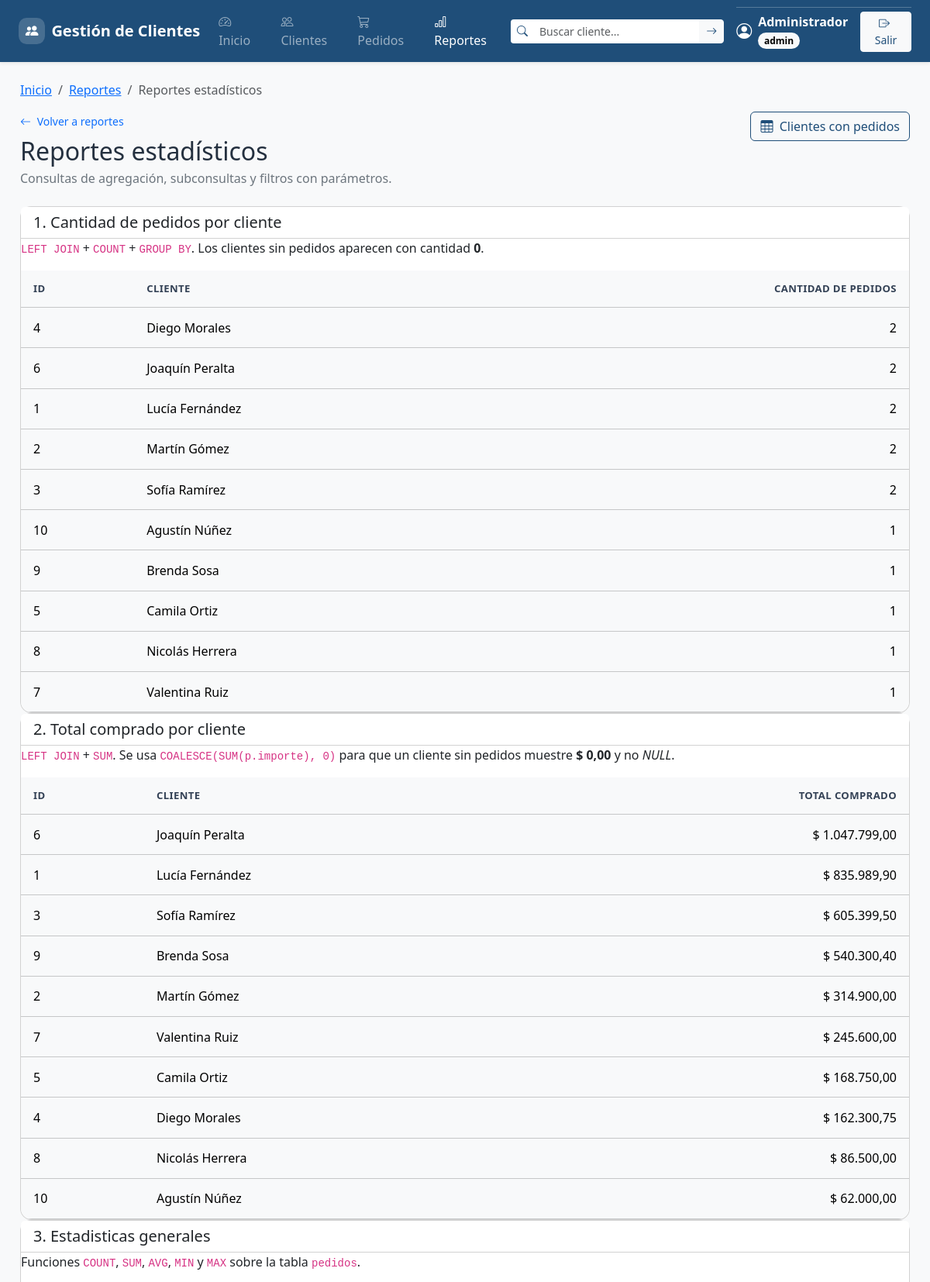
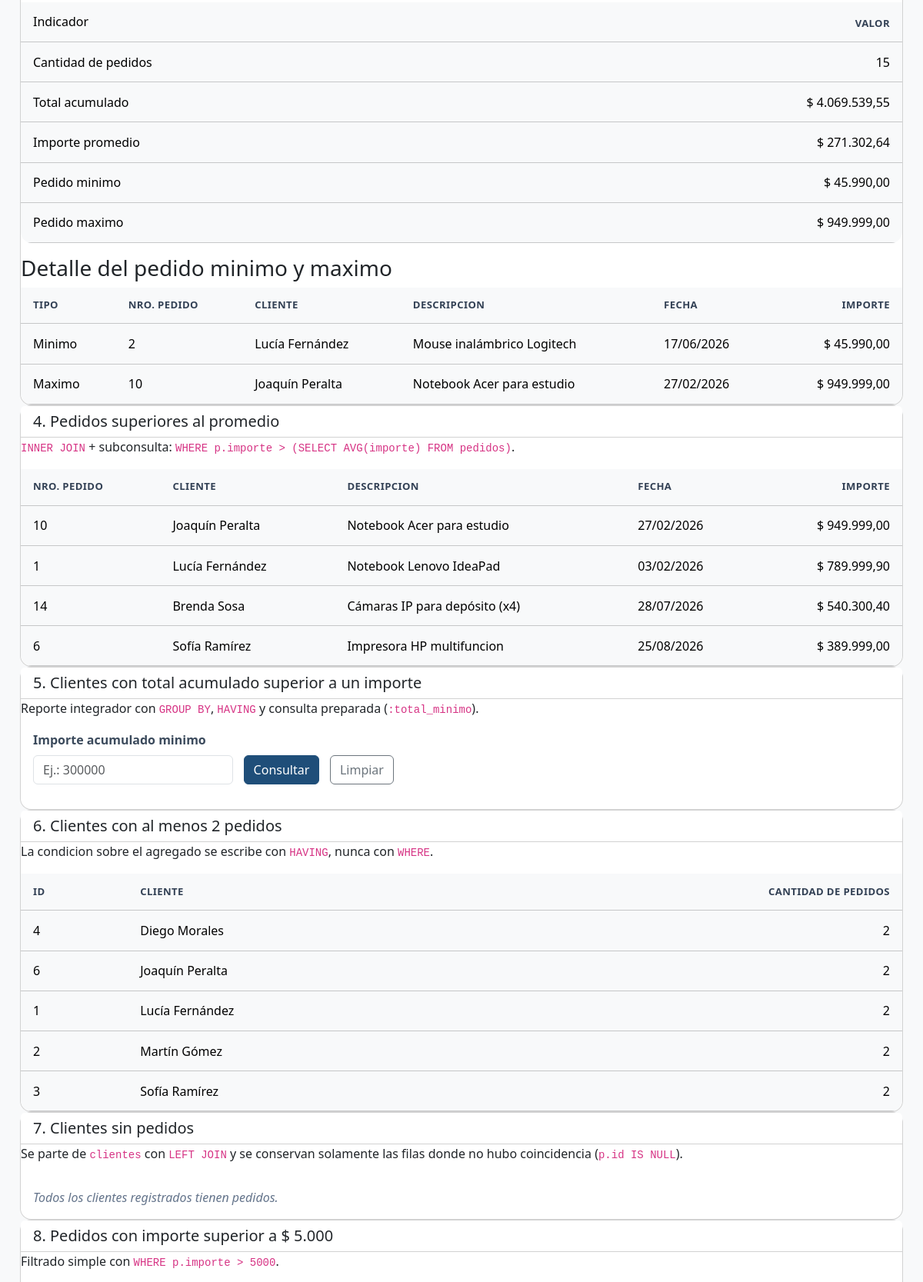
The app's page /reportes.php (signed in, upper part) with its own data (2 pictures, top to bottom).
### tables this page shows
CREATE TABLE `clientes` (
  `id` int(11) NOT NULL,
  `nombre` varchar(80) NOT NULL,
  `email` varchar(120) NOT NULL,
  `telefono` varchar(30) DEFAULT NULL,
  `ciudad` varchar(60) DEFAULT NULL,
  `fecha_alta` date NOT NULL
);

CREATE TABLE `pedidos` (
  `id` int(11) NOT NULL,
  `cliente_id` int(11) NOT NULL,
  `descripcion` varchar(150) NOT NULL,
  `importe` decimal(10,2) NOT NULL,
  `fecha_pedido` date NOT NULL
);

### reportes.php (the view, shortened to what the rows shown need)
<?php
require_once __DIR__ . "/includes/funciones.php";
$conexion = obtener_conexion();
function formatear_importe($valor): string
{
    return '$ ' . number_format((float) $valor, 2, ',', '.');
}
function formatear_fecha(?string $fecha): string
{
    $marca = strtotime($fecha);
    return $marca === false ? $fecha : date('d/m/Y', $marca);
}
$sql1 = "SELECT c.id,
                 c.nombre,
                 COUNT(p.id) AS cantidad_pedidos
          FROM clientes c
          LEFT JOIN pedidos p ON c.id = p.cliente_id
          GROUP BY c.id, c.nombre
          ORDER BY cantidad_pedidos DESC, c.nombre ASC";
$reporte1 = $conexion->query($sql1)->fetchAll();
$sql2 = "SELECT c.id,
                 c.nombre,
                 COALESCE(SUM(p.importe), 0) AS total_compras
          FROM clientes c
          LEFT JOIN pedidos p ON c.id = p.cliente_id
          GROUP BY c.id, c.nombre
          ORDER BY total_compras DESC, c.nombre ASC";
$reporte2 = $conexion->query($sql2)->fetchAll();
$sqlPedidoMinimo = "SELECT p.id,
                           c.nombre,
                           p.descripcion,
                           p.fecha_pedido,
                           p.importe
                    FROM pedidos p
                    INNER JOIN clientes c ON c.id = p.cliente_id
                    ORDER BY p.importe ASC, p.id ASC
                    LIMIT 1";
$pedidoMinimo = $conexion->query($sqlPedidoMinimo)->fetch() ?: null;
$sqlPedidoMaximo = "SELECT p.id,
                           c.nombre,
                           p.descripcion,
                           p.fecha_pedido,
                           p.importe
                    FROM pedidos p
                    INNER JOIN clientes c ON c.id = p.cliente_id
                    ORDER BY p.importe DESC, p.id ASC
                    LIMIT 1";
$pedidoMaximo = $conexion->query($sqlPedidoMaximo)->fetch() ?: null;
$sql4 = "SELECT p.id,
                 c.nombre,
                 p.descripcion,
                 p.fecha_pedido,
                 p.importe
          FROM pedidos p
          INNER JOIN clientes c ON c.id = p.cliente_id
          WHERE p.importe > (SELECT AVG(importe) FROM pedidos)
          ORDER BY p.importe DESC";
$reporte4 = $conexion->query($sql4)->fetchAll();
$sql6 = "SELECT c.id,
                 c.nombre,
                 COUNT(p.id) AS cantidad_pedidos
          FROM clientes c
          INNER JOIN pedidos p ON p.cliente_id = c.id
          GROUP BY c.id, c.nombre
          HAVING COUNT(p.id) >= 2
          ORDER BY cantidad_pedidos DESC, c.nombre ASC";
$reporte6 = $conexion->query($sql6)->fetchAll();
$sql9 = "SELECT p.id,
                 c.nombre,
                 p.descripcion,
                 p.fecha_pedido,
                 p.importe
          FROM pedidos p
          INNER JOIN clientes c ON c.id = p.cliente_id
          ORDER BY p.importe DESC, p.id ASC";
$reporte9 = $conexion->query($sql9)->fetchAll();
require_once __DIR__ . '/includes/header.php';
?>
<main id="contenidoPrincipal" class="contenedor">
    <div class="d-flex flex-column flex-md-row justify-content-between
                align-items-md-start gap-3 mb-4">
        <div>
            <h2 class="mt-2 mb-1">Reportes estadísticos</h2>
        </div>
    </div>
    <div class="card" id="reporte-1">
        <div class="card-header bg-white">
            <h2 class="h5 mb-0">1. Cantidad de pedidos por cliente</h2>
        </div>
        <div class="card-body p-0">
            <div class="table-responsive">
                <table class="table table-light mb-0">
                    <thead>
                        <tr>
                            <th>ID</th>
                            <th>Cliente</th>
                            <th class="numero">Cantidad de pedidos</th>
                        </tr>
                    </thead>
                    <tbody>
                        <?php foreach ($reporte1 as $fila): ?>
                            <tr>
                                <td><?= e($fila['id']) ?></td>
                                <td><?= e($fila['nombre']) ?></td>
                                <td class="numero"><?= e($fila['cantidad_pedidos']) ?></td>
                            </tr>
                        <?php endforeach; ?>
                    </tbody>
                </table>
            </div>
        </div>
    </div>
    <div class="card" id="reporte-2">
        <div class="card-header bg-white">
            <h2 class="h5 mb-0">2. Total comprado por cliente</h2>
        </div>
        <div class="card-body p-0">
            <div class="table-responsive">
                <table class="table table-light mb-0">
                    <thead>
                        <tr>
                            <th>ID</th>
                            <th>Cliente</th>
                            <th class="numero">Total comprado</th>
                        </tr>
                    </thead>
                    <tbody>
                        <?php foreach ($reporte2 as $fila): ?>
                            <tr>
                                <td><?= e($fila['id']) ?></td>
                                <td><?= e($fila['nombre']) ?></td>
                                <td class="numero">
                                    <?= e(formatear_importe($fila['total_compras'])) ?>
                                </td>
                            </tr>
                        <?php endforeach; ?>
                    </tbody>
                </table>
            </div>
        </div>
    </div>
    <div class="card" id="reporte-3">
        <div class="card-header bg-white">
            <h2 class="h5 mb-0">3. Estadisticas generales</h2>
        </div>
        <div class="card-body p-0">
            <div class="table-responsive">
                <table class="table table-light mb-0">
                    <thead>
                        <tr>
                            <td>Indicador</td>
                            <th class="numero">Valor</th>
                        </tr>
                    </thead>
                </table>
            </div>
            <?php if ($pedidoMinimo !== null && $pedidoMaximo !== null): ?>
                <h3 class="card-title mt-3">Detalle del pedido minimo y maximo</h3>
                <div class="table-responsive">
                    <table class="table table-light mb-0">
                        <thead>
                            <tr>
                                <th>Tipo</th>
                                <th>Nro. pedido</th>
                                <th>Cliente</th>
                                <th>Descripcion</th>
                                <th>Fecha</th>
                                <th class="numero">Importe</th>
                            </tr>
                        </thead>
                        <tbody>
                            <tr>
                                <td>Minimo</td>
                                <td><?= e($pedidoMinimo['id']) ?></td>
                                <td><?= e($pedidoMinimo['nombre']) ?></td>
                                <td><?= e($pedidoMinimo['descripcion']) ?></td>
                                <td><?= e(formatear_fecha($pedidoMinimo['fecha_pedido'])) ?></td>
                                <td class="numero"><?= e(formatear_importe($pedidoMinimo['importe'])) ?></td>
                            </tr>
                            <tr>
                                <td>Maximo</td>
                                <td><?= e($pedidoMaximo['id']) ?></td>
                                <td><?= e($pedidoMaximo['nombre']) ?></td>
                                <td><?= e($pedidoMaximo['descripcion']) ?></td>
                                <td><?= e(formatear_fecha($pedidoMaximo['fecha_pedido'])) ?></td>
                                <td class="numero"><?= e(formatear_importe($pedidoMaximo['importe'])) ?></td>
                            </tr>
                        </tbody>
                    </table>
                </div>
            <?php endif; ?>
        </div>
    </div>
    <div class="card" id="reporte-4">
        <div class="card-header bg-white">
            <h2 class="h5 mb-0">4. Pedidos superiores al promedio</h2>
        </div>
        <div class="card-body p-0">
            <?php if (count($reporte4) === 0): ?>
                <p class="sin-resultados p-3">Todavia no hay pedidos superiores al promedio.</p>
            <?php else: ?>
                <div class="table-responsive">
                    <table class="table table-light mb-0">
                        <thead>
                            <tr>
                                <th>Nro. pedido</th>
                                <th>Cliente</th>
                                <th>Descripcion</th>
                                <th>Fecha</th>
                                <th class="numero">Importe</th>
                            </tr>
                        </thead>
                        <tbody>
                            <?php foreach ($reporte4 as $fila): ?>
                                <tr>
                                    <td><?= e($fila['id']) ?></td>
                                    <td><?= e($fila['nombre']) ?></td>
                                    <td><?= e($fila['descripcion']) ?></td>
                                    <td><?= e(formatear_fecha($fila['fecha_pedido'])) ?></td>
                                    <td class="numero"><?= e(formatear_importe($fila['importe'])) ?></td>
                                </tr>
                            <?php endforeach; ?>
                        </tbody>
                    </table>
                </div>
            <?php endif; ?>
        </div>
    </div>
    <div class="card" id="reporte-5">
        <div class="card-header bg-white">
            <h2 class="h5 mb-0">5. Clientes con total acumulado superior a un importe</h2>
        </div>
    </div>
    <div class="card" id="reporte-6">
        <div class="card-header bg-white">
            <h2 class="h5 mb-0">6. Clientes con al menos 2 pedidos</h2>
        </div>
        <div class="card-body p-0">
            <?php if (count($reporte6) === 0): ?>
                <p class="sin-resultados p-3">
                    Ningun cliente tiene 2 pedidos o mas.
                </p>
            <?php else: ?>
                <div class="table-responsive">
                    <table class="table table-light mb-0">
                        <thead>
                            <tr>
                                <th>ID</th>
                                <th>Cliente</th>
                                <th class="numero">Cantidad de pedidos</th>
                            </tr>
                        </thead>
                        <tbody>
                            <?php foreach ($reporte6 as $fila): ?>
                                <tr>
                                    <td><?= e($fila['id']) ?></td>
                                    <td><?= e($fila['nombre']) ?></td>
                                    <td class="numero"><?= e($fila['cantidad_pedidos']) ?></td>
                                </tr>
                            <?php endforeach; ?>
                        </tbody>
                    </table>
                </div>
            <?php endif; ?>
        </div>
    </div>
    <div class="card" id="reporte-7">
        <div class="card-header bg-white">
            <h2 class="h5 mb-0">7. Clientes sin pedidos</h2>
        </div>
    </div>
    <div class="card" id="reporte-8">
        <div class="card-header bg-white">
            <h2 class="h5 mb-0">8. Pedidos con importe superior a $ 5.000</h2>
        </div>
    </div>
</main>
<?php require_once __DIR__ . '/includes/footer.php'; ?>

### records on screen
clientes: id "4", nombre "Diego Morales", cantidad_pedidos "2", total_compras "$ 162.300,75"
clientes: id "6", nombre "Joaquín Peralta", cantidad_pedidos "2", total_compras "$ 1.047.799,00"
clientes: id "1", nombre "Lucía Fernández", cantidad_pedidos "2", total_compras "$ 835.989,90"
clientes: id "2", nombre "Martín Gómez", cantidad_pedidos "2", total_compras "$ 314.900,00"
clientes: id "3", nombre "Sofía Ramírez", cantidad_pedidos "2", total_compras "$ 605.399,50"
clientes: id "10", nombre "Agustín Núñez", cantidad_pedidos "1", total_compras "$ 62.000,00"
clientes: id "9", nombre "Brenda Sosa", cantidad_pedidos "1", total_compras "$ 540.300,40"
clientes: id "5", nombre "Camila Ortiz", cantidad_pedidos "1", total_compras "$ 168.750,00"
clientes: id "8", nombre "Nicolás Herrera", cantidad_pedidos "1", total_compras "$ 86.500,00"
clientes: id "7", nombre "Valentina Ruiz", cantidad_pedidos "1", total_compras "$ 245.600,00"
pedidos: id "2", descripcion "Mouse inalámbrico Logitech", fecha_pedido "17/06/2026", importe "$ 45.990,00"
pedidos: id "10", descripcion "Notebook Acer para estudio", fecha_pedido "27/02/2026", importe "$ 949.999,00", cliente.nombre "Joaquín Peralta"
pedidos: id "1", cliente.nombre "Lucía Fernández", descripcion "Notebook Lenovo IdeaPad", fecha_pedido "03/02/2026", importe "$ 789.999,90"
pedidos: id "14", cliente.nombre "Brenda Sosa", descripcion "Cámaras IP para depósito (x4)", fecha_pedido "28/07/2026", importe "$ 540.300,40"
pedidos: id "6", cliente.nombre "Sofía Ramírez", descripcion "Impresora HP multifuncion", fecha_pedido "25/08/2026", importe "$ 389.999,00"

### other values on screen
$nombreUsuario "Administrador"
$rol "admin"
$texto "Inicio"
$texto "Reportes"
$texto "Reportes estadísticos"
$estadisticas['cantidad'] "15"
formatear_importe($estadisticas['total']) "$ 4.069.539,55"
formatear_importe($estadisticas['promedio']) "$ 271.302,64"
formatear_importe($estadisticas['minimo']) "$ 45.990,00"
formatear_importe($estadisticas['maximo']) "$ 949.999,00"
